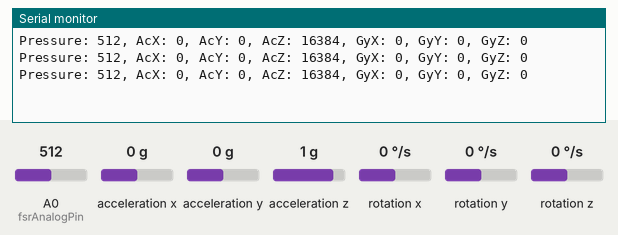
This sketch was run on a simulated Arduino Uno, built with avr-gcc and run on an emulated ATmega328P. On the bench: the last lines printed to the serial monitor. Wiring (inferred from the names in the program): MPU-6050 motion sensor at I2C address 0x68. Inputs (shaded band) come from the test bench; at power-on: acceleration x 0 g, A0 (fsrAnalogPin) = 512, acceleration y 0 g, acceleration z 1 g, rotation x 0 °/s, rotation y 0 °/s, rotation z 0 °/s.

Above: at 1.3 s.
1.4 s: acceleration x set to -1.4 g
At 1.9 s:
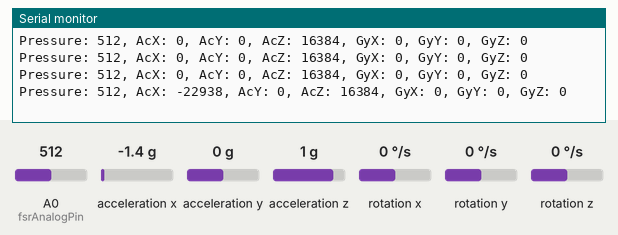
2.9 s: A0 (fsrAnalogPin) set to 716
At 3.4 s:
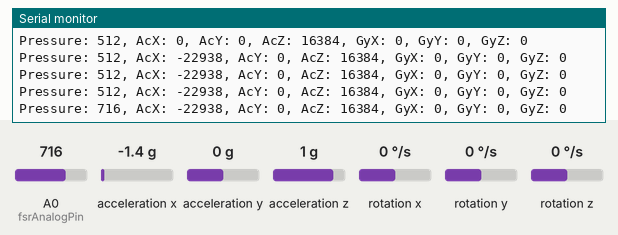
4.4 s: acceleration y set to -1.4 g
At 5.0 s:
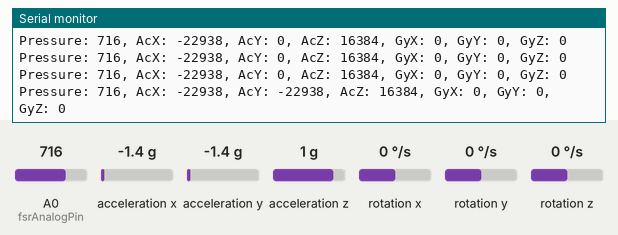
5.9 s: acceleration z set to -1.4 g
At 6.5 s:
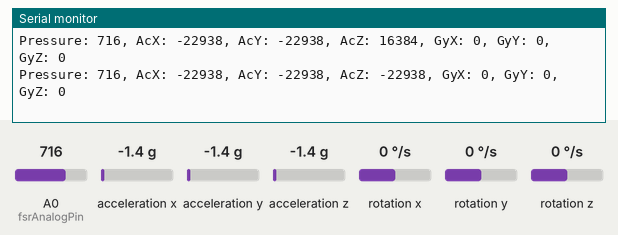
7.4 s: A0 (fsrAnalogPin) set to 992
At 8.1 s:
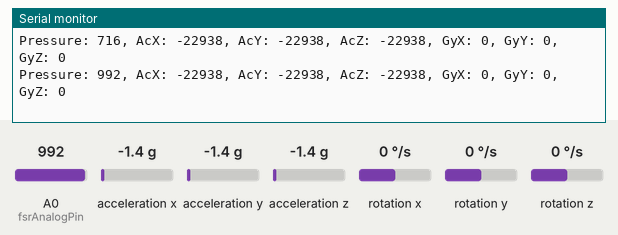
8.9 s: rotation x set to -192 °/s
At 9.6 s:
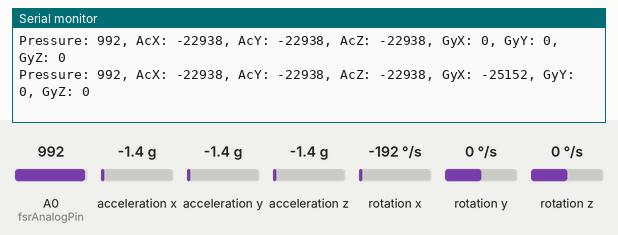
Timing chart, 0 to 11.4 s (numbered marks = the images above; inputs shaded):
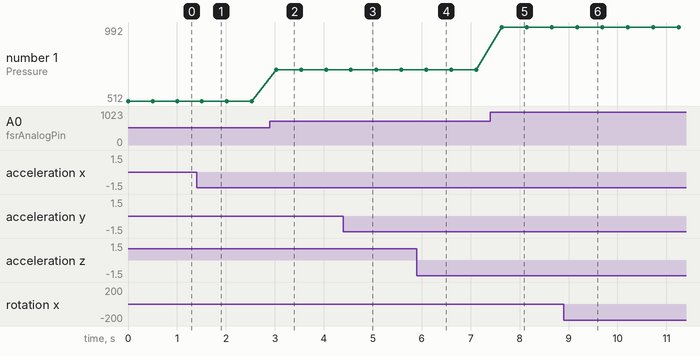

The sketch:

EmergentUI.ino
```cpp
// CS-E4200 Emergent UI sample code
// Created by Hiroki Sunagawa

// This library allows you to communicate with I2C / TWI devices.
#include<Wire.h>

//setup variables for accelerometer
const int MPU_addr=0x68;  // I2C address of the MPU-6050
int16_t AcX,AcY,AcZ,Tmp,GyX,GyY,GyZ;

// setup variables for pressure sensor
int fsrAnalogPin = 0; // FSR is connected to analog 0
int fsrReading;      // the analog reading from the FSR resistor divider

// setup variables for proximity sensor
int URPWM = 3; // PWM Output 0－25000US，Every 50US represent 1cm
int URTRIG = 5; // PWM trigger pin
unsigned int Distance=0;
uint8_t EnPwmCmd[4]={0x44,0x02,0xbb,0x01};    // distance measure command


void setup(){
// Accelerometer setup
  I2C_Mode_Setup();

// setup for proximity sensor
  PWM_Mode_Setup();

  Serial.begin(9600);

}

// Main function

void loop(){
  // Pressure sensor value
  fsrReading = analogRead(fsrAnalogPin);
  Serial.print("Pressure: ");
  //Serial.println(fsrReading);
  Serial.print(fsrReading);
  // Prox sensor
  // READ_ProximitySensor();

  // Accelerometor
  READ_Accelerometor();
  delay(500);
}


// PWM Mode setup for proximity sensor

void PWM_Mode_Setup()
{
  pinMode(URTRIG,OUTPUT);                     // A low pull on pin COMP/TRIG
  digitalWrite(URTRIG,HIGH);                  // Set to HIGH

  pinMode(URPWM, INPUT);                      // Sending Enable PWM mode command

  for(int i=0;i<4;i++)
  {
      Serial.write(EnPwmCmd[i]);
  }
}

// A function to read proximity sensor value

void READ_ProximitySensor()
{                              // a low pull on pin COMP/TRIG  triggering a sensor reading
    digitalWrite(URTRIG, LOW);
    digitalWrite(URTRIG, HIGH);               // reading Pin PWM will output pulses

    unsigned long DistanceMeasured=pulseIn(URPWM,LOW);

    if(DistanceMeasured>=10200)
    {              // the reading is invalid.
      Serial.println("Invalid");
    }
    else
    {
      Distance=DistanceMeasured/50;           // every 50us low level stands for 1cm
      Serial.print("Distance: ");
      Serial.print(Distance);
    }

}

// I2C Mode setup for accelerometer

void I2C_Mode_Setup()
{
  Wire.begin();
  Wire.beginTransmission(MPU_addr);
  Wire.write(0x6B);  // PWR_MGMT_1 register
  Wire.write(0);     // set to zero (wakes up the MPU-6050)
  Wire.endTransmission(true);
}

// A function to read accelerometer value

void READ_Accelerometor()
{
  Wire.beginTransmission(MPU_addr);
  Wire.write(0x3B);  // starting with register 0x3B (ACCEL_XOUT_H)
  Wire.endTransmission(false);
  Wire.requestFrom(MPU_addr,14,true);  // request a total of 14 registers
  AcX=Wire.read()<<8|Wire.read();  // 0x3B (ACCEL_XOUT_H) & 0x3C (ACCEL_XOUT_L)
  AcY=Wire.read()<<8|Wire.read();  // 0x3D (ACCEL_YOUT_H) & 0x3E (ACCEL_YOUT_L)
  AcZ=Wire.read()<<8|Wire.read();  // 0x3F (ACCEL_ZOUT_H) & 0x40 (ACCEL_ZOUT_L)
  Tmp=Wire.read()<<8|Wire.read();  // 0x41 (TEMP_OUT_H) & 0x42 (TEMP_OUT_L)
  GyX=Wire.read()<<8|Wire.read();  // 0x43 (GYRO_XOUT_H) & 0x44 (GYRO_XOUT_L)
  GyY=Wire.read()<<8|Wire.read();  // 0x45 (GYRO_YOUT_H) & 0x46 (GYRO_YOUT_L)
  GyZ=Wire.read()<<8|Wire.read();  // 0x47 (GYRO_ZOUT_H) & 0x48 (GYRO_ZOUT_L)
  Serial.print(", AcX: "); Serial.print(AcX);
  Serial.print(", AcY: "); Serial.print(AcY);
  Serial.print(", AcZ: "); Serial.print(AcZ);
  //Serial.print(", Tmp: "); Serial.print(Tmp/340.00+36.53);  //equation for temperature in degrees C from datasheet
  Serial.print(", GyX: "); Serial.print(GyX);
  Serial.print(", GyY: "); Serial.print(GyY);
  Serial.print(", GyZ: "); Serial.println(GyZ);
}
```

Measured:
- after the input at 1.4 s, the serial monitor: prints a new line after 0.11 s (image 1)
- after the input at 2.9 s, the serial monitor: prints a new line after 0.13 s (image 2)
- after the input at 4.4 s, the serial monitor: prints a new line after 0.15 s (image 3)
- after the input at 5.9 s, the serial monitor: prints a new line after 0.19 s (image 4)
- after the input at 7.4 s, the serial monitor: prints a new line after 0.23 s (image 5)
- after the input at 8.9 s, the serial monitor: prints a new line after 0.27 s (image 6)
- plotted number 1: 512 → 716 after the input at 2.9 s, 716 → 992 after the input at 7.4 s
